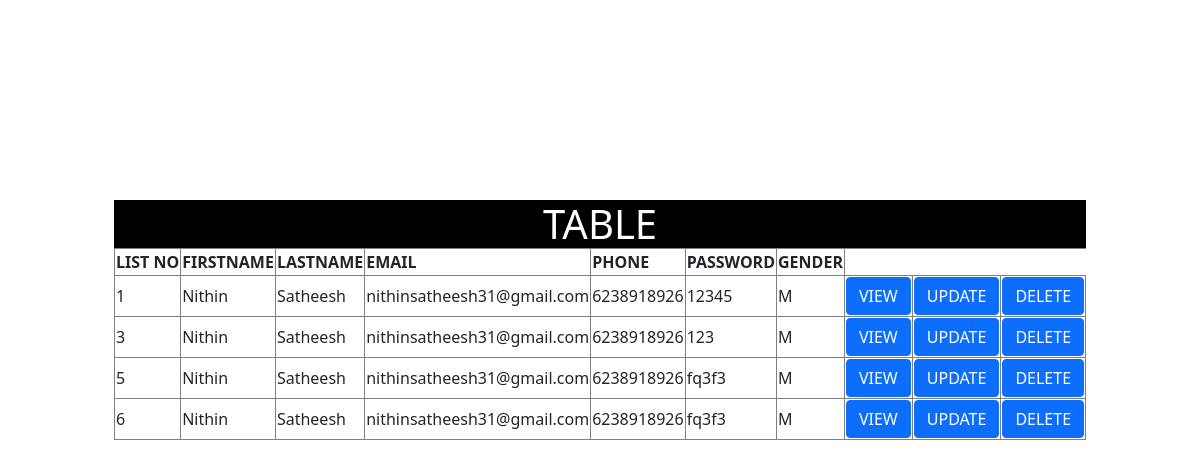
Screenshot of /view/ with the database file from the repository.
### registerapp/models.py (models this page shows)
class table(models.Model):
    firstname=models.CharField(max_length=200,null=True)
    lastname=models.CharField(max_length=200,null=True)
    email=models.CharField(max_length=200,null=True)
    phone=models.IntegerField()
    password=models.CharField(max_length=200,null=True)
    GENDER_CHOICES = [
        ('M', 'Male'),
        ('F', 'Female'),
        ('O', 'Other'),
    ]
    gender = models.CharField(max_length=1, choices=GENDER_CHOICES)

### registerapp/views.py (the view)
# urls.py: path('view/',views.view,name="view"),
def view(request):
    cr=table.objects.all()
    return render(request,"view.html",{'cr':cr})

### templates/view.html (shortened to what this page needs)
<!DOCTYPE html>
<html lang="en">
<head>
    <link href="https://cdn.jsdelivr.net/npm/bootstrap@5.0.2/dist/css/bootstrap.min.css" rel="stylesheet">
</head>
<body class="d-flex  flex-column align-content-center align-items-center ">
 <div class="table-border ">
    <h1>TABLE</h1>
    <form action="">
        <table  class="table-bordered  ">
            <tr>
                <th>LIST NO</th>
                <th>FIRSTNAME</th>
                <th>LASTNAME</th>
                <th>EMAIL</th>
                <th>PHONE</th>
                <th>PASSWORD</th>
                <th>GENDER</th>
            </tr>
            {% for i in cr %}
            <tr>
                <td>{{i.id}}</td>
                <td>{{i.firstname}}</td>
                <td>{{i.lastname}}</td>
                <td>{{i.email}}</td>
                <td>{{i.phone}}</td>
                <td>{{i.password}}</td>
                <td>{{i.gender}}</td>
                <td><a href="{% url 'detailedview' i.id %}" class="btn btn-primary ">VIEW</a></td>
                <td><a href="{% url 'update' i.id %}" class="btn btn-primary ">UPDATE</a></td>
                <td><a href="{% url 'delete' i.id %}" class="btn btn-primary ">DELETE</a></td>
            </tr>
            {% endfor %}
        </table>
    </form>
 </div>
</body>
</html>

### templates/view.html (style rules this page uses)
h1 { display: flex; justify-content: center; margin-bottom: 0; margin-top: 200px; background-color: black; color: white; }

### rows the page displays
table: id "1", firstname "Nithin", lastname "Satheesh", email "nithinsatheesh31@gmail.com", phone "6238918926", password "12345", gender "M"
table: id "3", firstname "Nithin", lastname "Satheesh", email "nithinsatheesh31@gmail.com", phone "6238918926", password "123", gender "M"
table: id "5", firstname "Nithin", lastname "Satheesh", email "nithinsatheesh31@gmail.com", phone "6238918926", password "fq3f3", gender "M"
table: id "6", firstname "Nithin", lastname "Satheesh", email "nithinsatheesh31@gmail.com", phone "6238918926", password "fq3f3", gender "M"
